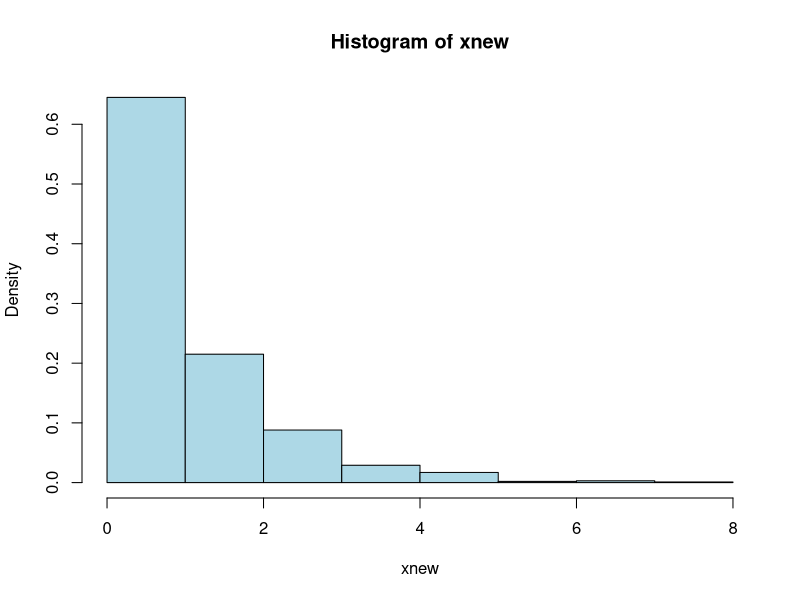
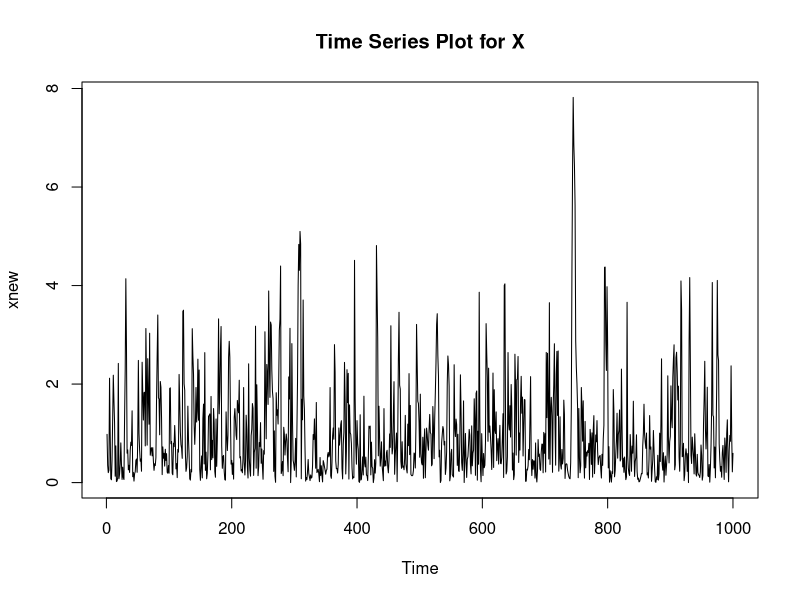
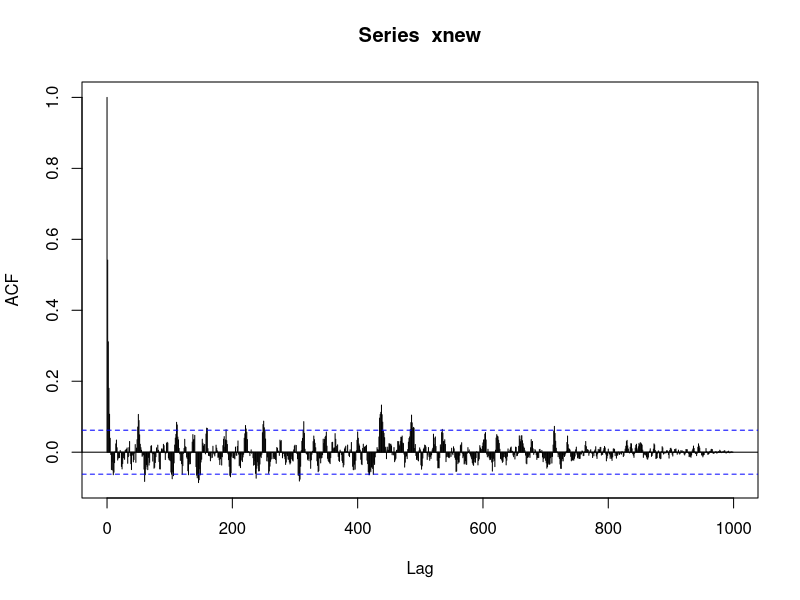
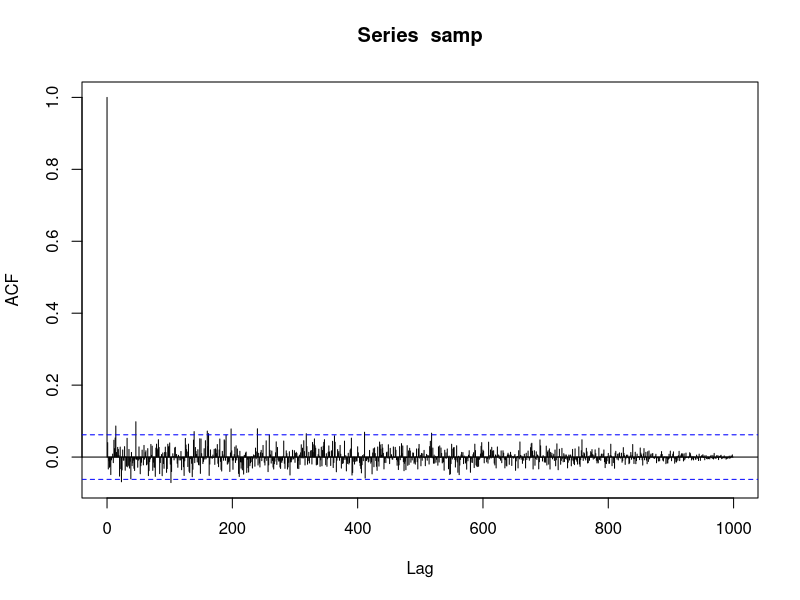
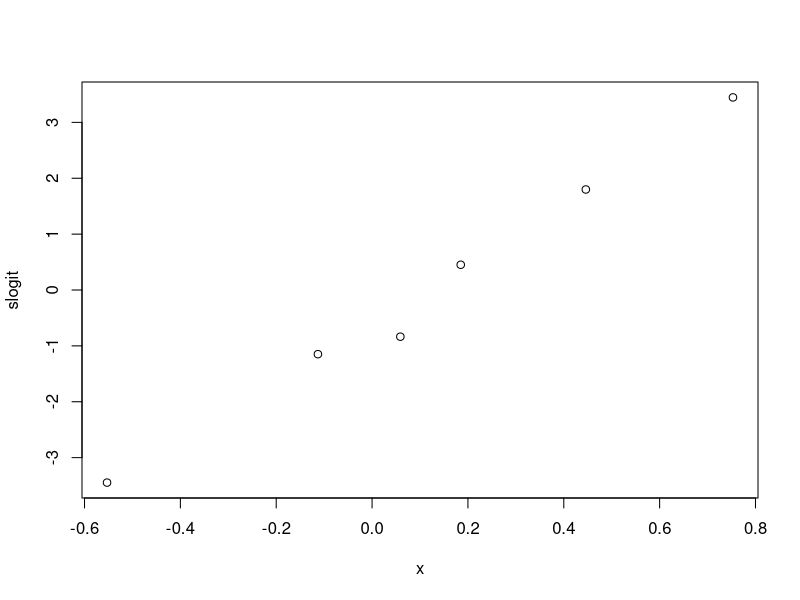
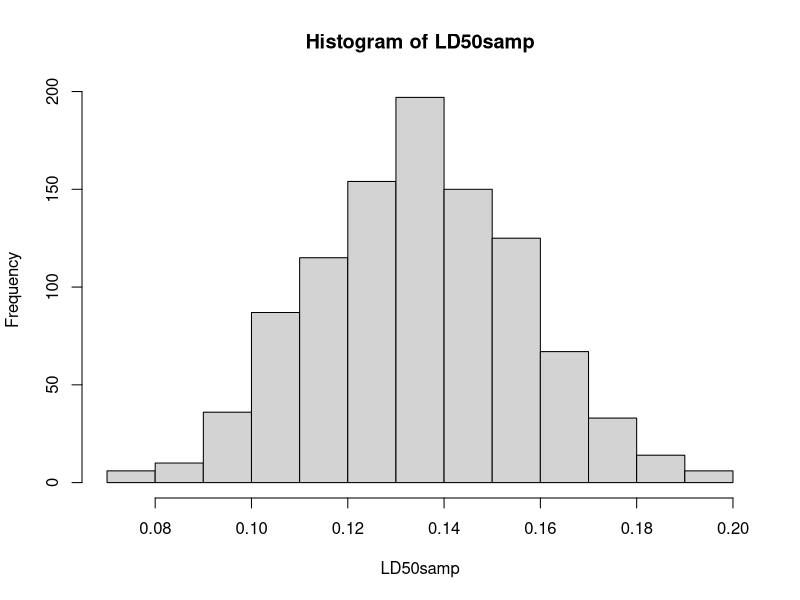

R code for these plots, in order:
## ---- chunk 1
knitr::opts_chunk$set(echo = TRUE)
## ---- chunk 2
#a.
J = 1200
y = rep(0, J)
x = rep(0, J)
x[1] = 1
y[1] = 0.3
# run 1200 iterations
set.seed(135)
for (i in 1:(J-1)){
  y[i+1] = runif(1, 0, exp(-x[i]))
  x[i+1] = runif(1, 0, -log(y[i+1]))
}

# discard initial 200 for burnin
xnew = x[201:1200]
mean(xnew)
sd(xnew)
hist(xnew, freq=F, col='lightblue')
ts.plot(xnew, main="Time Series Plot for X")
#plot(density(xnew), xlim = c(0, 8), main = "Kernal Density Plot for X")

#b.
acf(xnew, "correlation")
set.seed(135)
samp = rexp(1000)
acf(samp, "correlation")
## ---- chunk 3
#a.  
y = c(2, 19, 24, 49, 69, 78)
n = rep(80, 6)
x = c(-0.553, -0.113, 0.059, 0.185, 0.446, 0.753)
slogit = log((y + 0.5)/(n - y + 0.5))
plot(x, slogit)

ymat = cbind(y, n-y)
m1 = glm(ymat~x, family = binomial)
summary(m1)
pchisq(4.6415, 4, lower.tail = F)

#b.
phat = fitted.values(m1)
nmat = matrix(0, nrow=2, ncol=1000)
for(i in 1:1000){
  ynew = rbinom(6, n, phat)
  ymatnew = cbind(ynew, n-ynew)
  m2 = glm(ymatnew~x, family=binomial)
  nmat[,i] = m2$coef
}
LD50samp = -nmat[1,]/nmat[2,]
sd(LD50samp)
mean(LD50samp)
hist(LD50samp)

#e.
B = c(-1/m1$coef[2], m1$coef[1]/m1$coef[2]^2)
sqrt(B %*% vcov(m1) %*% B)


